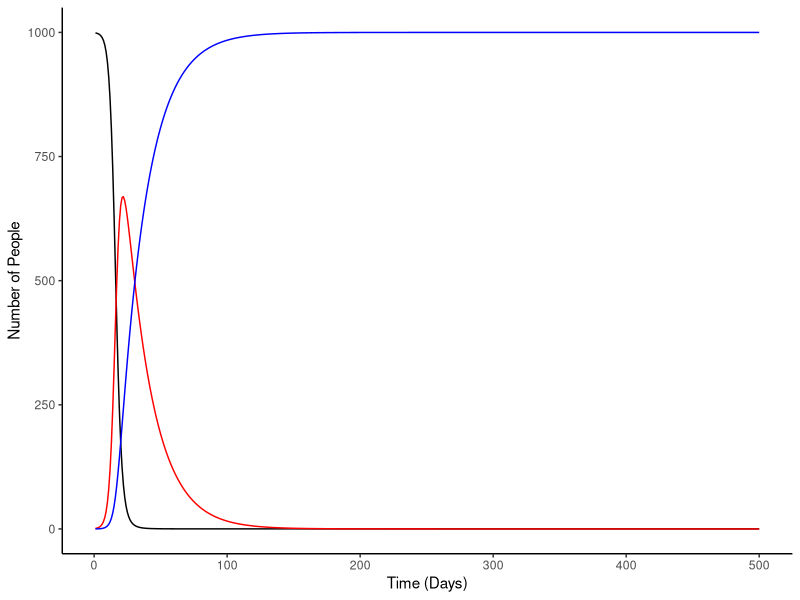

The R script that drew this image:
rm(list=ls())

library(deSolve)
library(ggplot2)

SIRSim=function(t,y,p){
  S=y[1]
  I=y[2]
  R=y[3]
  
  B=p[1]
  Y=p[2]
  
  dS=-B*I*S
  dI=B*I*S-Y*I
  dR=Y*I
  
  return(list(c(dS,dI,dR)))
}

param=c(0.0005,0.05)
Initial=c(999,1,0)
times=1:500

modelSim=ode(y=Initial,times=times,func=SIRSim,parms=param)

modelOutput=data.frame(time=modelSim[,1],S=modelSim[,2],I=modelSim[,3],R=modelSim[,4])

ggplot()+geom_line(data=modelOutput,aes(x=time,y=S),color="black")+geom_line(data=modelOutput,aes(x=time,y=I),color="red")+geom_line(data=modelOutput,aes(x=time,y=R),color="blue")+theme_classic()+xlab('Time (Days)')+ylab('Number of People')
